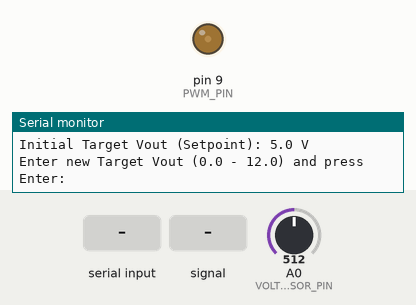
The sketch below on a simulated Arduino Uno, built with avr-gcc and run on an emulated ATmega328P. Shown: output pins drawn as LEDs (lit = HIGH), the last lines printed to the serial monitor. Inputs (shaded band) come from the test bench; at power-on: A0 (VOLTAGE_SENSOR_PIN) = 512.

Above: at 1.2 s.
1.3 s: "90,45\n" received over Serial
4.3 s: A0 (VOLTAGE_SENSOR_PIN) set to 716
At 5.5 s:
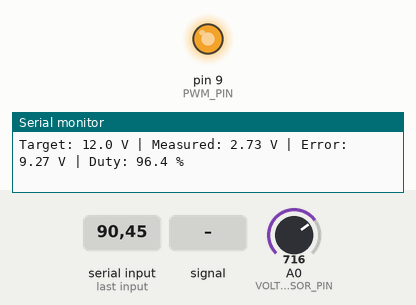
5.8 s: "5\n" received over Serial
At 6.6 s:
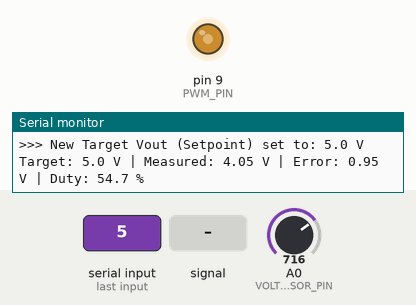
7.3 s: A0 (VOLTAGE_SENSOR_PIN) fed a 200 Hz sine of ±255 counts around its level
10.3 s: A0 (VOLTAGE_SENSOR_PIN) set to 1023
13.3 s: A0 (VOLTAGE_SENSOR_PIN) set to 306
Timing chart, 0 to 16.3 s (numbered marks = the images above; inputs shaded):
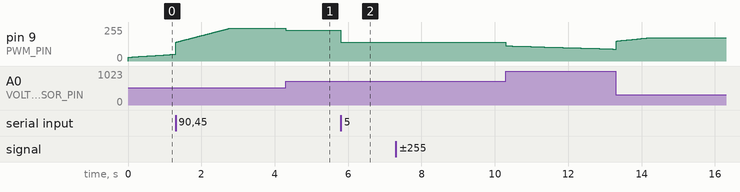

Measured:
- after the input at 4.3 s, pin 9 (PWM_PIN): 246/255 → 229/255 at once
- after the input at 5.8 s, pin 9 (PWM_PIN): 229/255 → 139/255 at once

The sketch:

PID_buck.ino
```cpp
#include <TimerOne.h>

#define PWM_PIN 9
#define VOLTAGE_SENSOR_PIN A0
#define VIN 12.0

const long PWM_PERIOD_US = 10;
const int MAX_DUTY_VALUE = 1023;

double Kp = 5;
double Ki = 3;
double Kd = 0.0;

double Vout_Target = 5.0;
double Vout_Measured = 0;
double Duty_Percent = 0;

// PID
double error = 0;
double lastError = 0;
double integral = 0;
double derivative = 0;
unsigned long lastTime = 0;

int currentDutyValue = 0;
float currentDutyPercent = 0.0;

const float VOLTAGE_DIVIDER_FACTOR = 1.33;

// ===============================================
// ĐỌC ĐIỆN ÁP ĐẦU RA
// ===============================================
float readOutputVoltage() {
    int adcValue = analogRead(VOLTAGE_SENSOR_PIN);
    float V_adc = (float)adcValue * (5.0 / 1023.0);
    // Áp dụng hệ số chia áp để ra Vout thực tế
    return V_adc * VOLTAGE_DIVIDER_FACTOR-0.6;
}

// ===============================================
// ĐIỀU KHIỂN PID
// ===============================================
void computePID() {
    unsigned long now = millis();
    double timeChange = (double)(now - lastTime) / 1000.0;
    error = Vout_Target - Vout_Measured;

    // Integral = Integral_trước + error * dt
    integral += (error * timeChange);

    double integralLimit = 50.0 / Ki;
    if (integral > integralLimit) integral = integralLimit;
    else if (integral < -integralLimit) integral = -integralLimit;
    // Derivative = (error - lastError) / dt
    if (timeChange > 0) {
        derivative = (error - lastError) / timeChange;
    } else {
        derivative = 0;
    }
    // Output = Kp*P + Ki*I + Kd*D
    Duty_Percent = Kp * error + Ki * integral + Kd * derivative;
    if (Duty_Percent > 100.0) Duty_Percent = 100.0;
    else if (Duty_Percent < 0.0) Duty_Percent = 0.0;
    lastError = error;
    lastTime = now;
}

// ===============================================
// SET DUTY CYCLE
// ===============================================
void setDutyCycle(double percent) {
    if (percent < 0.0) percent = 0.0;
    if (percent > 100.0) percent = 100.0;
    currentDutyPercent = (float)percent;
    currentDutyValue = (int)(currentDutyPercent / 100.0 * MAX_DUTY_VALUE);
    Timer1.setPwmDuty(PWM_PIN, currentDutyValue);
}

// ===============================================
// SETUP:
// ===============================================
void setup() {
    Serial.begin(115200);
    pinMode(PWM_PIN, OUTPUT);
    pinMode(VOLTAGE_SENSOR_PIN, INPUT);

    Serial.println("--- CLOSED-LOOP BUCK CONTROL (MANUAL PID 100kHz) ---");
    Serial.print("Initial Target Vout (Setpoint): ");
    Serial.print(Vout_Target, 1);
    Serial.println(" V");
    Serial.println("Enter new Target Vout (0.0 - 12.0) and press Enter:");
    Timer1.initialize(PWM_PERIOD_US);
    Timer1.pwm(PWM_PIN, 0);
    lastTime = millis();
}

// ===============================================
// LOOP:
// ===============================================
void loop() {
    Vout_Measured = readOutputVoltage();
    computePID();
    setDutyCycle(Duty_Percent);

    if (Serial.available() > 0) {
        float inputTarget = Serial.parseFloat();

        while (Serial.available()) {
            Serial.read();
        }

        if (inputTarget < 0.0) inputTarget = 0.0;
        if (inputTarget > VIN) inputTarget = VIN;

        Vout_Target = (double)inputTarget;

        Serial.print("\n>>> New Target Vout (Setpoint) set to: ");
        Serial.print(Vout_Target, 1);
        Serial.println(" V");
    }

    static unsigned long lastPrintTime = 0;
    if (millis() - lastPrintTime >= 2000) {
        lastPrintTime = millis();
        Serial.print("Target: ");
        Serial.print(Vout_Target, 1);
        Serial.print(" V | Measured: ");
        Serial.print(Vout_Measured, 2);
        Serial.print(" V | Error: ");
        Serial.print(Vout_Target - Vout_Measured, 2);
        Serial.print(" V | Duty: ");
        Serial.print(currentDutyPercent, 1);
        Serial.println(" %");
    }
}
```
